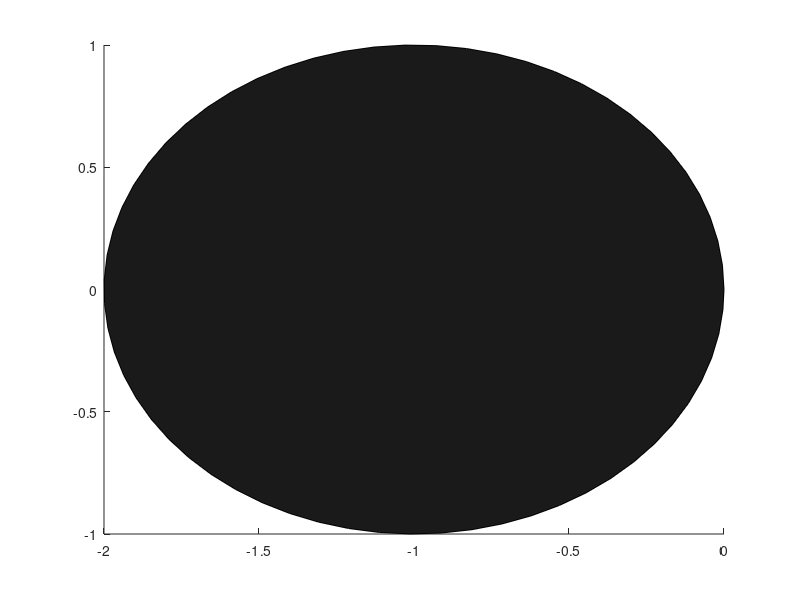

Recreate this plot in MATLAB. (Note: this script raises an error after producing the figure.)
close;
clear;
clc;
%%%%%%%%%%%%%%%%%%%%%%%%%%%%%%%%%%%%%%%%%%%%%%%%%%%%
% Colors
lightGrey = [0.7,0.7,0.7];
darkGrey = [0.1,0.1,0.1];
brickRed = [0.6,0.25,0.2];

% Ball properties
Ball.pos.x = -1; % Inital position 
Ball.pos.y = 0; % Inital position 
Ball.vel.x = 0.1; % Inital position 
Ball.vel.y = 0.9; % Inital position 
Ball.mass = 1; % Weight in kilograms
Ball.radius = 1; % ball radius

% Floor properties
Floor.size.x = 10;
Floor.size.y = 10;
Floor.pos.x = 0;
Floor.pos.y = 0;
Floor.XMin = Floor.pos.x - (Floor.size.x/2);
Floor.XMax = Floor.pos.x + (Floor.size.x/2);
Floor.YMin = Floor.pos.y - (Floor.size.y/2);
Floor.YMax = Floor.pos.y + (Floor.size.y/2);


% Box1 (Brick) properties
Box1.size.x = 2; % Initial position
Box1.size.y = 1; % Initial position
Box1.pos.x = 2; % Initial position
Box1.pos.y = 0; % Initial position
Box1.vel.x = 0; % Initial speed
Box1.vel.y = 0; % Initial speed

% Box2 (Brick) properties
Box2.size.x = 1; % Initial position
Box2.size.y = 2; % Initial position
Box2.pos.x = -2; % Initial position
Box2.pos.y = 1; % Initial position
Box2.vel.x = 0; % Initial speed
Box2.vel.y = 0; % Initial speed
%%%%%%%%%%%%%%%%%%%%%%%%%%%%%%%%%%%%%%%%%%%%%%%%%%%%%

% We want to loop constant updates, we need functions to call
%   - We need to loop for x "seconds"
%     - Will there be a collision?
%       - OPTIONAL Sphere <-> Sphere
%       - Box <-> Box
%       - Sphere <-> Box

%     - What will the resulting vectors become?
%       - Depends on what objects collide

%     - Friction?
%     - Gravitation?
%     - Euler Updates
%       - Update speed
%       - Update angle

%    - End loop
%%%%%%%%%%%%%%%%%%%%%%%%%%%%%%%%%%%%%%%%%%%%%%%%%%%%%

% Ball
a = 0:0.1:2*pi;
Xcircle = cos(a);
Ycircle = sin(a);
ballBody = patch(Ball.pos.x + (Ball.radius*Xcircle), Ball.pos.y + (Ball.radius*Ycircle),darkGrey,'FaceAlpha',1);

% This creates our body patch ("Creates a rigid body")
FloorBody = createBoxPatch(Floor.pos, Floor.size, lightGrey, 0.5);
box1Body = createBoxPatch(Box1.pos, Box1.size, brickRed, 1);
box2Body = createBoxPatch(Box2.pos, Box2.size, brickRed, 1);


% Init draw space 
axis square equal;
axis([Floor.XMin-1,Floor.XMax+1, Floor.YMin-1, Floor.YMax+1]);
hold on;

% Update loop
for i = 1:100


 % if boxSphereCollision = true
 %  do stuff
 % end

 % if boxBoxCollision = true
 %  do stuff
 % end


 % Handle Friction
 % Update Vectors for next iteration  using euler for differential eqs.
  drawnow;

  %axis([minX maxX minY maxY]);
end




% Collision functions
% boolean boxSphereCollision = boxSphereIntersect(ball1.pos, ball1.radius, box1.pos, box1.size)
% boolean boxBoxCollision = boxBoxIntersect(box1.pos, box1.size, box2.pos, box2.size)
%






%%%%%%%%%%%%%%%%%%%%%%%%%%%%%%%%%%%%%%%%%%%
%F(i) = getframe(gcf);
%set(ball1Body,'XData',ball1.pos(1)+radius*Xcircle, 'YData', ball1.pos(2)+radius*Ycircle);
%set(ball2Body,'XData',ball2Pos(1)+radius*Xcircle, 'YData', ball2Pos(2)+radius*Ycircle);

%writerObj = VideoWriter('elasticCollision.avi');
%writerObj.FrameRate = 60;
%writerObj.Quality = 100;
 
%open(writerObj);
%for i=1:length(F)
%  frame = F(i);    
%  writeVideo(writerObj, frame);
%end
%close(writerObj);

% Ball1
%a = 0:0.1:2*pi;
%Xcircle = cos(a);
%Ycircle = sin(a);
%ball1Body = patch(ball1.pos(1)+radius*Xcircle, ball1.pos(2)+radius*Ycircle,darkGrey,'FaceAlpha',1);

% Floor
%patch([-5,5,5,-5],[-5,-5,5,5],[0,0,0,0],lightGrey, 'FaceAlpha', 0.5);
